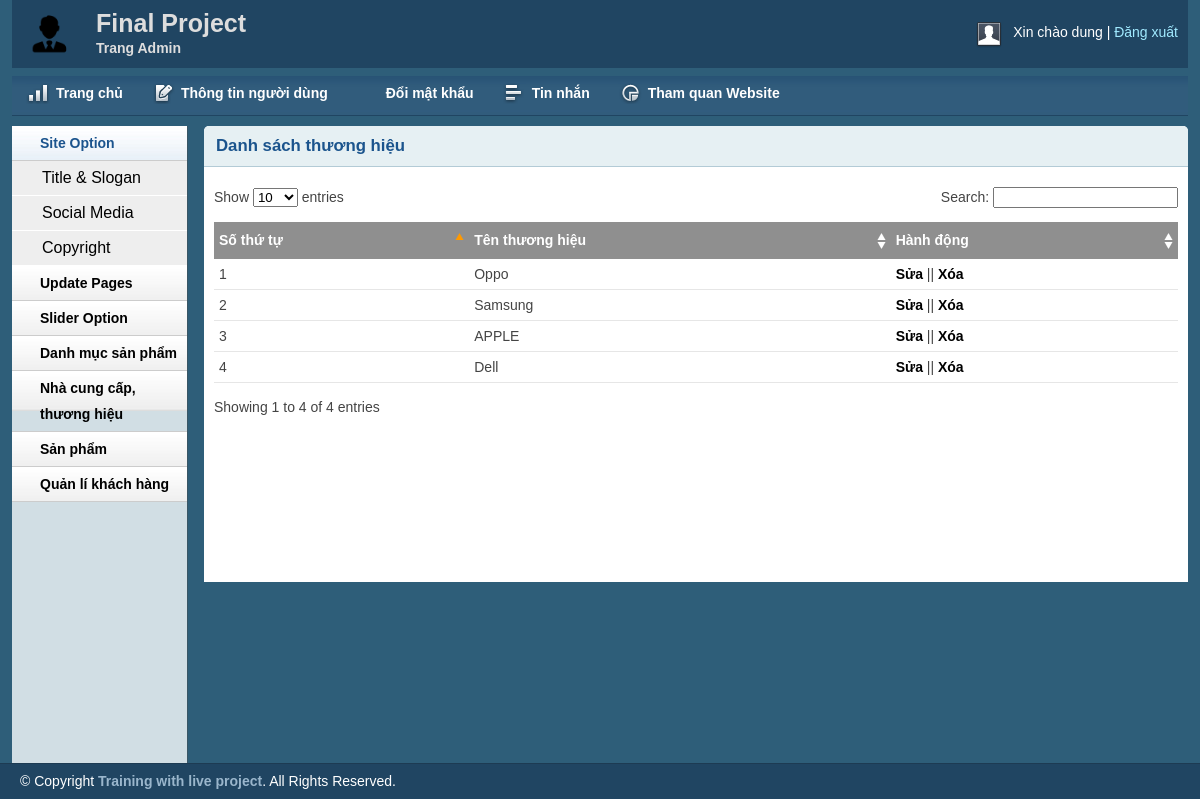
Page /admin/brandlist.php (signed in) on the committed database.
### tables this page shows
CREATE TABLE `tbl_brand` (
  `brandId` int(11) NOT NULL,
  `brandName` varchar(255) NOT NULL
);

### lib/database.php (called while the page is built, shortened)
<?php
Class Database{
   public $host   = DB_HOST;
   public $user   = DB_USER;
   public $pass   = DB_PASS;
   public $dbname = DB_NAME;
   public $link;
private function connectDB(){
   $this->link = new mysqli($this->host, $this->user, $this->pass,
    $this->dbname,"3307");
 }
public function select($query){
  $result = $this->link->query($query) or
   die($this->link->error.__LINE__);
  if($result->num_rows > 0){
    return $result;
  } else {
    return false;
  }
 }
}

### classes/brand.php (called while the page is built, shortened)
<?php
    $filepath = realpath(dirname(__FILE__));
     include_once  ($filepath.'/../lib/database.php');
?>
<?php
        class brand
        {
            private $db;
            public function __construct()
            {
                $this->db = new Database();
            }
            public function show_brand(){
                $query = "SELECT * FROM tbl_brand order by brandId desc";
                    $result = $this->db->select($query);
                    return $result;
            }
        }
?>

### admin/brandlist.php (the view, shortened to what this page needs)
<?php include 'inc/header.php';?>
<?php include 'inc/sidebar.php';?>
<?php include '../classes/brand.php';?>
<?php
	$brand = new brand();
?>
        <div class="grid_10">
            <div class="box round first grid">
                <h2>Danh sách thương hiệu</h2>
                <div class="block">
                    <table class="data display datatable" id="example">
					<thead>
						<tr>
							<th>Số thứ tự</th>
							<th>Tên thương hiệu</th>
							<th>Hành động</th>
						</tr>
					</thead>
					<tbody>
						<?php
							$show_brand = $brand->show_brand();
							if($show_brand){
								$i = 0;
								while($result = $show_brand->fetch_assoc()){
									$i++;
						?>
						<tr class="odd gradeX">
							<td><?php echo $i; ?></td>
							<td><?php echo $result['brandName'] ?></td>
							<td><a href="brandedit.php?brandid=<?php echo $result['brandId'] ?>">Sửa</a> || <a onclick = "return confirm('Xác nhận xóa')" href="?delid=<?php echo $result['brandId'] ?>">Xóa</a></td>
						</tr>
						<?php
						}
							}
						?>
					</tbody>
				</table>
               </div>
            </div>
        </div>
<?php include 'inc/footer.php';?>

### admin/css/layout.css (style rules this page uses)
body { background: #fff none repeat scroll 0 0; color: #444; font-size: 14px; padding: 0; }
a { color: #000; font-weight:bold; text-decoration: none; }
h1, h2, h3, h4, h5, h6 { line-height:1.2em; margin-bottom:.3em; }
h2 { margin-top:1em; }
.box { background:#fff; margin-bottom:20px; padding:10px 10px 10px 10px; margin-left:-8px; }
.box.grid { padding-bottom:40px; }
.box.round { -moz-border-radius: 5px 5px 0px 0px; -webkit-border-radius: 5px 5px 0px 0px; border-radius: 5px 5px 0px 0px; }
.box h2 { font-size:1.2em; font-weight:bold; color:#1B548D; background:#E6F0F3; margin:-10px -10px 0 -10px; padding:10px 12px; border-bottom:1px solid #B3CBD6; -moz-border-radius: 5px 5px 0px 0px; -webkit-border-radius: 5px 5px 0px 0px; border-radius: 5px 5px 0px 0px; }
.box.first { min-height: 406px; }
.block { padding-top:20px; }
.block { padding-bottom:1px; }
table.display { margin: 0 auto; clear: both; width: 100%; }
.sorting_asc { background: #8f8f8f url(../img/table/sort_asc.png) no-repeat center right; padding:8px 5px; text-align:left; color:#fff; }
.sorting { background:#8f8f8f url(../img/table/sort_both.png) no-repeat center right; padding:8px 5px; text-align:left; color:#fff; }
tr.odd { height: 30px; line-height: 30px; border-bottom:1px solid #e6e6e6; }
tr.even { height: 30px; line-height: 30px; border-bottom:1px solid #e6e6e6; }
tr.odd td, tr.even td { padding-left:5px; }

### rows in the picture
tbl_brand: brandName "Oppo"
tbl_brand: brandName "Samsung"
tbl_brand: brandName "APPLE"
tbl_brand: brandName "Dell"

### other values in the picture
Session::get('adminName') "dung"
